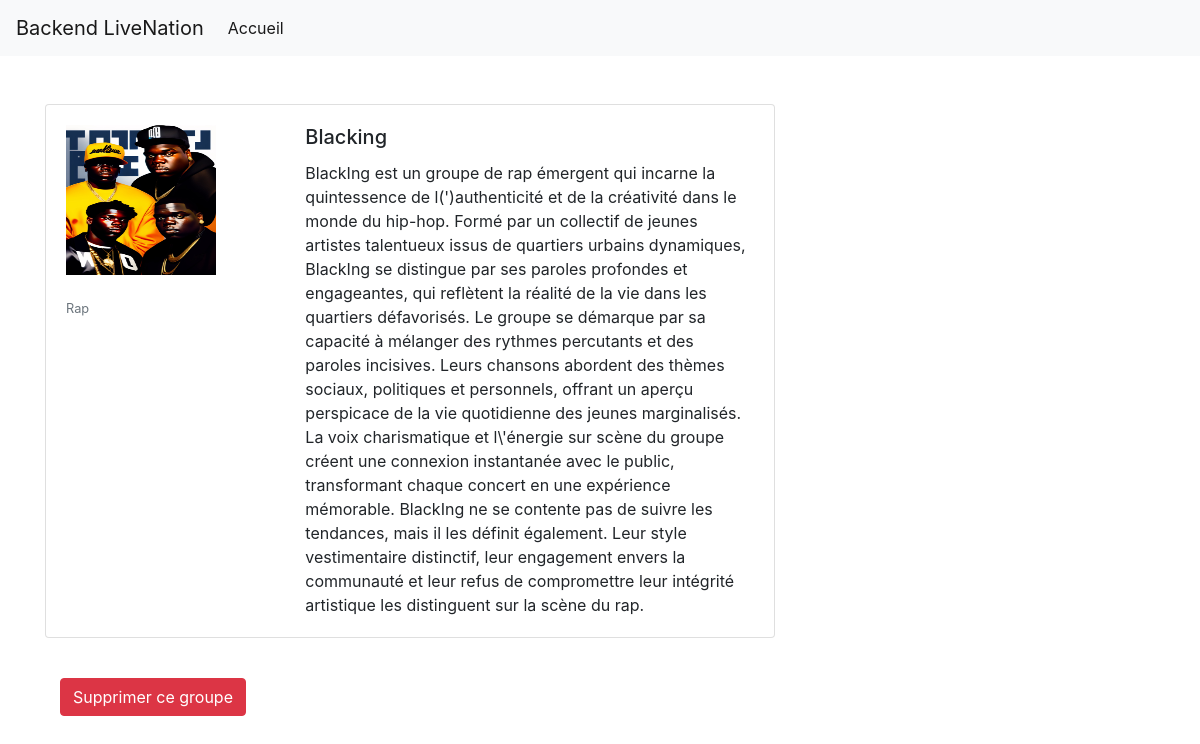
The app's page /templates/groupe.php?nom=Blacking (signed in) with its own data.
### tables this page shows
CREATE TABLE events (
    id INTEGER PRIMARY KEY AUTOINCREMENT,
    title VARCHAR(255) NOT NULL,
    description TEXT NOT NULL,
    excerpt VARCHAR(255) NOT NULL,
    slug VARCHAR(255) NOT NULL,
    venue_id INT UNSIGNED NOT NULL, 
    FOREIGN KEY (venue_id) REFERENCES venues(id) ON DELETE CASCADE 
);

### templates/groupe.php (the view, shortened to what this page needs)
<?php
if (isset($_GET['nom'])) {
    $group = $_GET['nom'];
    $pdo = App::getPDO();
    $query = $pdo->prepare('SELECT * FROM events WHERE title = :title');
    $query->execute(['title' => $group]);
    $events = $query->fetch();
} else {
    header('Location: ../home');
    exit();
}
include('layout.php')
?>
<div class="container mt-5">
    <div class="row">
        <div class="col-md-8 mb-4">
            <div class="card">
                <div class="card-body">
                    <div class="row">
                        <div class="col-sm-4">
                            <img src="http://localhost:8000/photos/<?= $events['slug'] ?>.jpeg" alt="Photo" style="width: 150px; height: 150px; margin-bottom : 20px">
                            <p class="card-text"><small class="text-muted"><?= $events['excerpt'] ?></small></p>
                        </div>
                        <div class="col-sm-8">
                            <h5 class="card-title"><?= $events['title'] ?></h5>
                            <p class="card-text"><?= $events['description'] ?></p>
                        </div>
                    </div>
                </div>
            </div>
            <div class="container mt-3">
                <form action="" method="POST">
                    <button type="submit" class="btn btn-danger mt-4">Supprimer ce groupe</button>
                </form>
            </div>
        </div>
    </div>

### records on screen
events: slug (picture), excerpt "Rap", title "Blacking", description "BlackIng est un groupe de rap émergent qui incarne la quintessence de l(')authenticité et de la créativité dans le monde du hip-hop. Formé par un collectif de jeunes artistes talentueux issus de quartiers urbains dynamiques, BlackIng se distingue par ses paroles profondes et engageantes, qui reflètent la réalité de la vie dans les quartiers défavorisés. Le groupe se démarque par sa capacité à mélanger des rythmes percutants et des paroles incisives. Leurs chansons abordent des thèmes sociaux, politiques et personnels, offrant un aperçu perspicace de la vie quotidienne des jeunes marginalisés. La voix charismatique et l\\'énergie sur scène du groupe créent une connexion instantanée avec le…"
